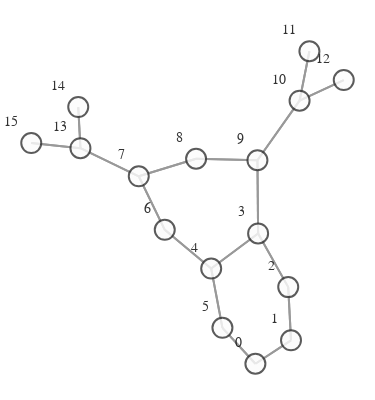

Source (notebook cell):
### Markdown cell above
#  **GRAPH VISUALIZATION EXAMPLE**

### Code cell
import networkx as nx
from visualize import GraphVisualization

def create_graph(graph):
    g = to_networkx(graph)
    pos = nx.spring_layout(g)
    vis = GraphVisualization(
        g,
        pos,
        node_text_position="top left",
        node_size=20,
    )
    fig = vis.create_figure()
    return fig


fig = create_graph(dataset[0])
fig.show()

### Figure 1 — Plotly figure (JSON) as saved in the notebook; plotly's stock layout.template omitted (floating-point values rounded to 4 significant figures)
{"data": [{"hoverinfo": "none", "line": {"color": "#808080", "width": 2}, "mode": "lines", "opacity": 0.8, "type": "scatter", "x": [0.2257, 0.4204, null, 0.2257, 0.04537, null, 0.4204, 0.2257, null, 0.4204, 0.4052, null, 0.4052, 0.4204, null, 0.4052, 0.2405, null, 0.2405, 0.4052, null, 0.2405, -0.01606, null, 0.2405, 0.2368, null, -0.01606, 0.2405, null, -0.01606, 0.04537, null, -0.01606, -0.27, null, 0.04537, 0.2257, null, 0.04537, -0.01606, null, -0.27, -0.01606, null, -0.27, -0.4121, null, -0.4121, -0.27, null, -0.4121, -0.09871, null, -0.4121, -0.731, null, -0.09871, -0.4121, null, -0.09871, 0.2368, null, 0.2368, 0.2405, null, 0.2368, -0.09871, null, 0.2368, 0.4672, null, 0.4672, 0.2368, null, 0.4672, 0.521, null, 0.4672, 0.7088, null, 0.521, 0.4672, null, 0.7088, 0.4672, null, -0.731, -0.4121, null, -0.731, -0.7431, null, -0.731, -1, null, -0.7431, -0.731, null, -1, -0.731, null], "y": [-0.8732, -0.7492, null, -0.8732, -0.6833, null, -0.7492, -0.8732, null, -0.7492, -0.4682, null, -0.4682, -0.7492, null, -0.4682, -0.1847, null, -0.1847, -0.4682, null, -0.1847, -0.37, null, -0.1847, 0.2023, null, -0.37, -0.1847, null, -0.37, -0.6833, null, -0.37, -0.1654, null, -0.6833, -0.8732, null, -0.6833, -0.37, null, -0.1654, -0.37, null, -0.1654, 0.1175, null, 0.1175, -0.1654, null, 0.1175, 0.2102, null, 0.1175, 0.266, null, 0.2102, 0.1175, null, 0.2102, 0.2023, null, 0.2023, -0.1847, null, 0.2023, 0.2102, null, 0.2023, 0.5171, null, 0.5171, 0.2023, null, 0.5171, 0.7783, null, 0.5171, 0.6261, null, 0.7783, 0.5171, null, 0.6261, 0.5171, null, 0.266, 0.1175, null, 0.266, 0.4833, null, 0.266, 0.2932, null, 0.4833, 0.266, null, 0.2932, 0.266, null]}, {"hoverinfo": "text", "marker": {"color": "#fcfcfc", "colorbar": {"thickness": 15, "title": {"side": "right", "text": ""}, "xanchor": "left"}, "colorscale": [[0, "rgb(255,255,217)"], [0.125, "rgb(237,248,177)"], [0.25, "rgb(199,233,180)"], [0.375, "rgb(127,205,187)"], [0.5, "rgb(65,182,196)"], [0.625, "rgb(29,145,192)"], [0.75, "rgb(34,94,168)"], [0.875, "rgb(37,52,148)"], [1, "rgb(8,29,88)"]], "line": {"color": "#333333", "width": 2}, "reversescale": false, "showscale": false, "size": 20}, "mode": "markers+text", "opacity": 0.8, "text": ["0", "1", "2", "3", "4", "5", "6", "7", "8", "9", "10", "11", "12", "13", "14", "15"], "textfont": {"color": "#000000", "family": "Arial", "size": 14}, "textposition": "top left", "type": "scatter", "x": [0.2257, 0.4204, 0.4052, 0.2405, -0.01606, 0.04537, -0.27, -0.4121, -0.09871, 0.2368, 0.4672, 0.521, 0.7088, -0.731, -0.7431, -1], "y": [-0.8732, -0.7492, -0.4682, -0.1847, -0.37, -0.6833, -0.1654, 0.1175, 0.2102, 0.2023, 0.5171, 0.7783, 0.6261, 0.266, 0.4833, 0.2932]}], "layout": {"autosize": false, "height": 400, "hovermode": "closest", "margin": {"b": 5, "l": 0, "r": 0, "t": 20}, "paper_bgcolor": "rgba(255,255,255,255)", "plot_bgcolor": "rgba(0,0,0,0)", "scene": {"xaxis": {"autorange": true, "showgrid": false, "showline": false, "showticklabels": false, "ticks": "", "visible": false, "zeroline": false}, "yaxis": {"autorange": true, "showgrid": false, "showline": false, "showticklabels": false, "ticks": "", "visible": false, "zeroline": false}, "zaxis": {"autorange": true, "showgrid": false, "showline": false, "showticklabels": false, "ticks": "", "visible": false, "zeroline": false}}, "showlegend": false, "title": {"font": {"size": 16}, "text": ""}, "width": 375, "xaxis": {"autorange": true, "showgrid": false, "showline": false, "showticklabels": false, "ticks": "", "visible": false, "zeroline": false}, "yaxis": {"autorange": true, "showgrid": false, "showline": false, "showticklabels": false, "ticks": "", "visible": false, "zeroline": false}}}
